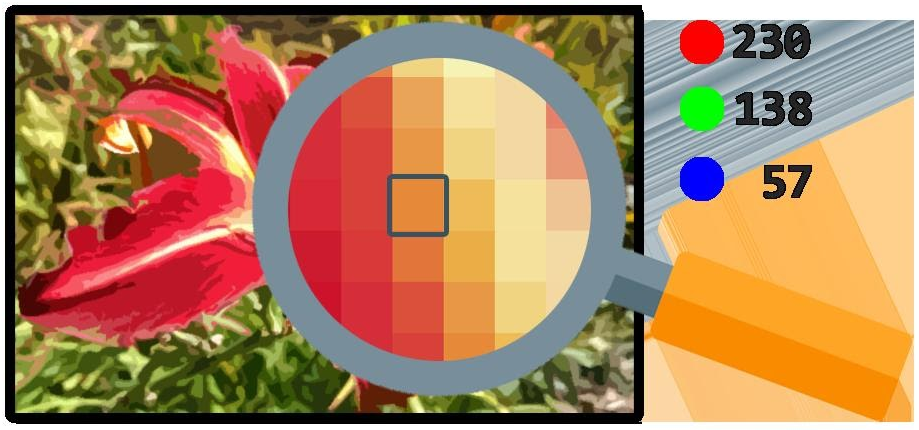
#> input picture color.png, 919 x 430 px
$ jupyter execute Introduccion_CV2.ipynb
#> lines starting #> are read from the running program, lines starting #| are printed output that depends on the picture
[cell 1]
import cv2 #Biblioteca CV2 para procesar la imagenes
import matplotlib.pyplot as plt

[cell 2]
print (cv2.__version__)

[cell 3]
#Leer una imagen  y convertir   a un  ndarray
img = cv2.imread("color.png")
#> img is the input picture: shape (430, 919, 3); mean B, G, R 93, 130.8, 173.6

[cell 4]
# Convertir la imagen  a escala de grises
img_grayscale = cv2.cvtColor(img,cv2.COLOR_BGR2GRAY)
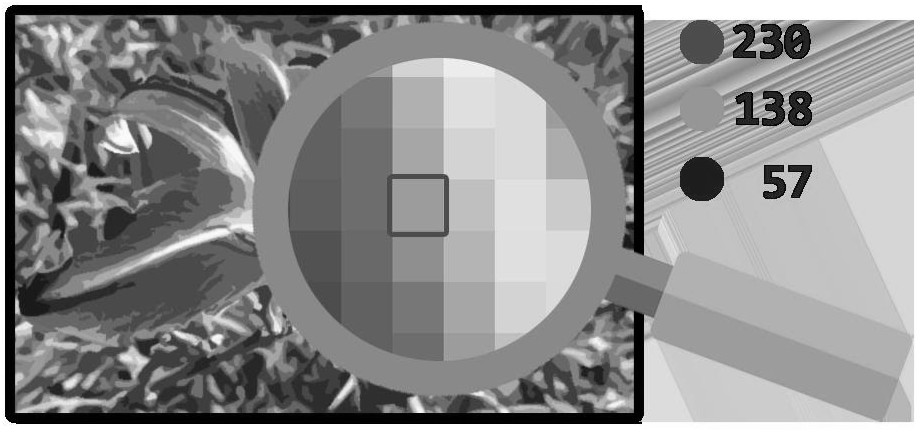
#> img_grayscale: shape (430, 919); min 0, max 255, mean 139.3

[cell 5]
#plt muestrara la imagen.
#El primer argumento es la imagen que se mostrara
#El segundo argumento impone que la imagen se muestre en  gris
plt.imshow(img_grayscale,"gray")

[cell 6]
#guarda  la imagen con  el  primer argumento como nombre de la imagen
#el segundo argumento es la imagen que se guardara
cv2.imwrite("escala_grises.jpg",img_grayscale)
#> Out = True
